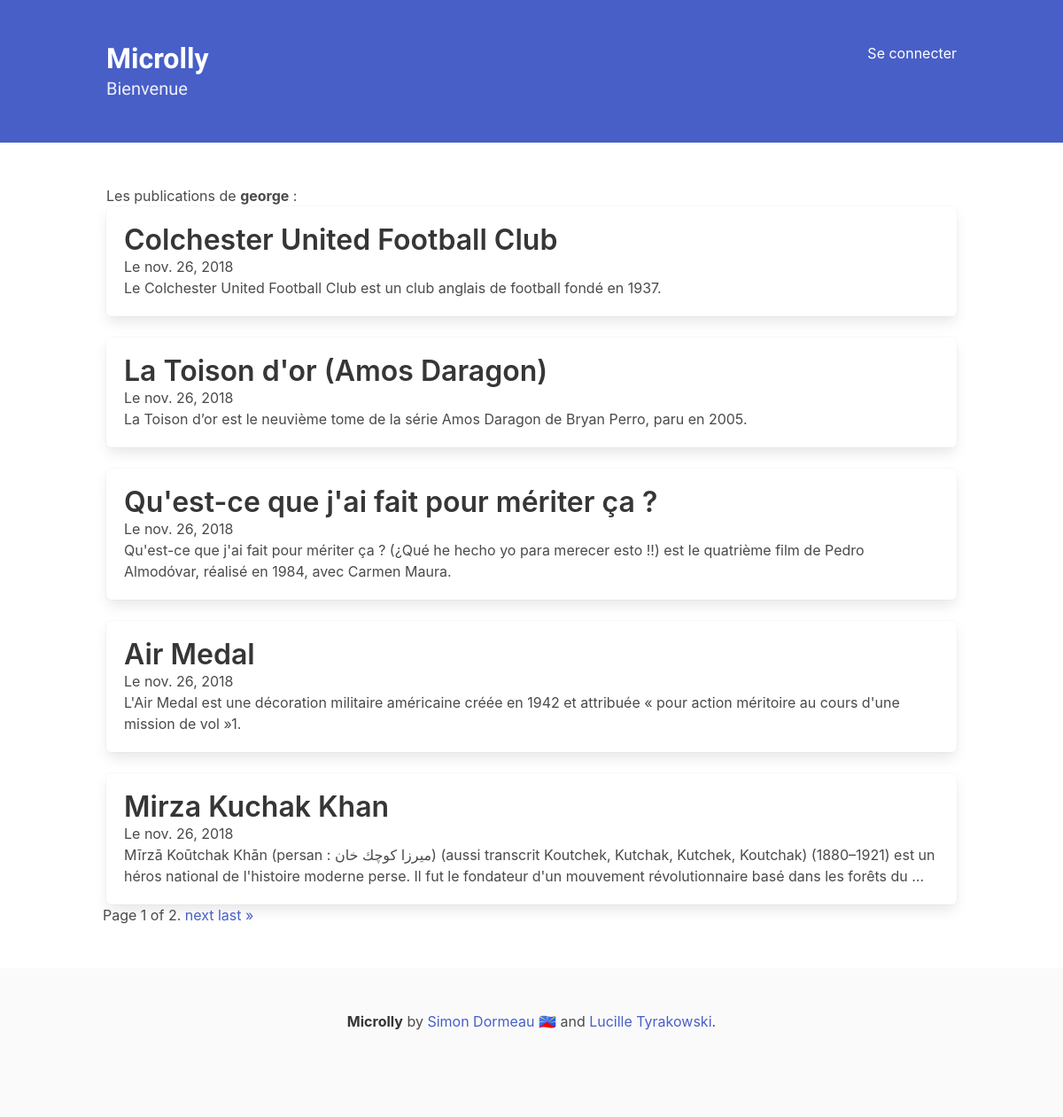
The page /george/posts/ on the database its author committed.
### Microlly/models.py (models this page shows, shortened)
class Post(models.Model):
    title = models.CharField(max_length=150)
    body = RichTextField()
    author = models.ForeignKey(User, on_delete=models.CASCADE)
    creation_date = models.DateField(auto_now_add=True)
    update_date = models.DateField(auto_now=True)
    class Meta:
        ordering = ("-id",)
        verbose_name = "Publication"
        verbose_name_plural = "Publications"

### Microlly/views.py (the view)
# urls.py: path("<slug:author>/posts/", views.authorPosts, name="author_posts"),
def authorPosts(request, author):
    try:
        page = int(request.GET.get("page"))
    except:
        page = 1
    author = get_object_or_404(User, username=author)
    posts = get_list_or_404(Post, author=author)
    paginator = Paginator(posts, 5)
    posts = paginator.page(page)
    return render(request, "author_posts.html", {"posts": posts, "author": author})

### Microlly/templates/author_posts.html (shortened to what this page needs)
{% extends 'base.html' %}
{% block body %}
    <h1>Les publications de <b>{{ author }}</b> : </h1>
    <div>
        {% for post in posts %}
            <div class="box">
            <a href="{% url 'Microlly:post' id=post.id %}"><h3 class="title">{{ post.title }}</h3></a>
            <div>Le {{ post.creation_date }}</div>
            <p>{{ post.body|truncatechars:240|safe }}</p>
            </div>
        {% endfor %}
    </div>
    <div class="pagination">
        <span class="step-links">
            <span class="current">
                Page {{ posts.number }} of {{ posts.paginator.num_pages }}.
            </span>
            {% if posts.has_next %}
                <a href="?page={{ posts.next_page_number }}">next</a>
                <a href="?page={{ posts.paginator.num_pages }}">last &raquo;</a>
            {% endif %}
        </span>
    </div>
{% endblock body %}

### Microlly/static/base.css (style rules this page uses)
body { display: flex; min-height: 100vh; flex-direction: column; }

### rows shown on the page
Post: title "Colchester United Football Club", creation_date "nov. 26, 2018", body "Le Colchester United Football Club est un club anglais de football fondé en 1937."
Post: title "La Toison d'or (Amos Daragon)", creation_date "nov. 26, 2018", body "La Toison d’or est le neuvième tome de la série Amos Daragon de Bryan Perro, paru en 2005."
Post: title "Qu'est-ce que j'ai fait pour mériter ça ?", creation_date "nov. 26, 2018", body "Qu'est-ce que j'ai fait pour mériter ça ? (¿Qué he hecho yo para merecer esto !!) est le quatrième film de Pedro Almodóvar, réalisé en 1984, avec Carmen Maura."
Post: title "Air Medal", creation_date "nov. 26, 2018", body "L'Air Medal est une décoration militaire américaine créée en 1942 et attribuée « pour action méritoire au cours d'une mission de vol »1."
Post: title "Mirza Kuchak Khan", creation_date "nov. 26, 2018", body "Mīrzā Koūtchak Khān (persan : ميرزا كوچك خان) (aussi transcrit Koutchek, Kutchak, Kutchek, Koutchak) (1880–1921) est un héros national de l'histoire moderne perse. Il fut le fondateur d'un mouvement révolutionnaire basé dans les forêts du …"

### other values the page prints
{{ author }} "george"
{{ posts.number }} "1"
{{ posts.paginator.num_pages }} "2"
